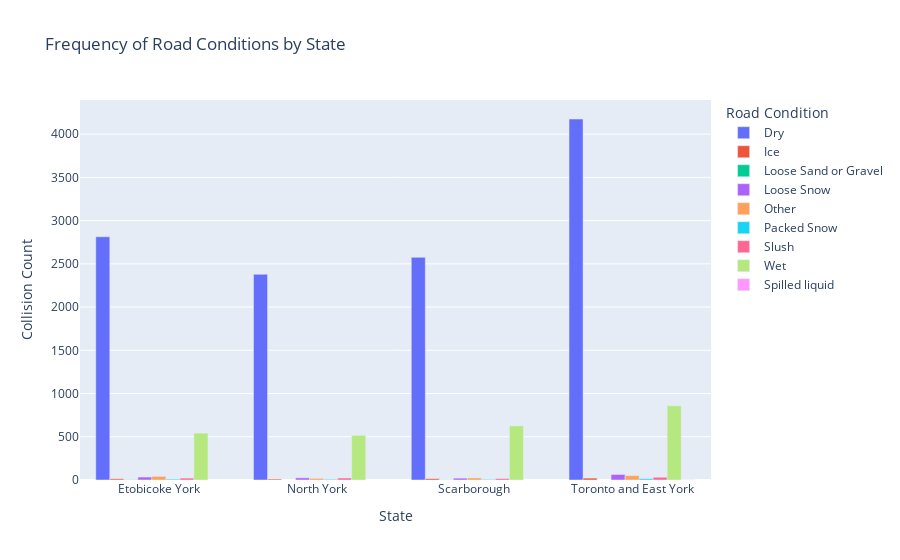

Source (notebook cell):
### Code cell
# Group by state and road conditions, and count the frequency of each
state_road_condition_counts = df.groupby(['DISTRICT', 'RDSFCOND']).size().reset_index(name='Frequency')

# Create a bar plot using Plotly
fig = px.bar(state_road_condition_counts, x='DISTRICT', y='Frequency', color='RDSFCOND',
             title='Frequency of Road Conditions by State',
             labels={'Frequency': 'Collision Count', 'DISTRICT': 'State', 'RDSFCOND': 'Road Condition'},
             barmode='group')

# Show the plot
fig.show()

### Figure 1 — Plotly figure (JSON) as saved in the notebook; plotly's stock layout.template omitted (floating-point values rounded to 4 significant figures)
{"data": [{"alignmentgroup": "True", "hovertemplate": "Road Condition=Dry<br>State=%{x}<br>Collision Count=%{y}<extra></extra>", "legendgroup": "Dry", "marker": {"color": "#636efa", "pattern": {"shape": ""}}, "name": "Dry", "offsetgroup": "Dry", "orientation": "v", "showlegend": true, "textposition": "auto", "type": "bar", "x": ["Etobicoke York", "North York", "Scarborough", "Toronto and East York"], "xaxis": "x", "y": [2813, 2379, 2575, 4175], "yaxis": "y"}, {"alignmentgroup": "True", "hovertemplate": "Road Condition=Ice<br>State=%{x}<br>Collision Count=%{y}<extra></extra>", "legendgroup": "Ice", "marker": {"color": "#EF553B", "pattern": {"shape": ""}}, "name": "Ice", "offsetgroup": "Ice", "orientation": "v", "showlegend": true, "textposition": "auto", "type": "bar", "x": ["Etobicoke York", "North York", "Scarborough", "Toronto and East York"], "xaxis": "x", "y": [14, 11, 16, 22], "yaxis": "y"}, {"alignmentgroup": "True", "hovertemplate": "Road Condition=Loose Sand or Gravel<br>State=%{x}<br>Collision Count=%{y}<extra></extra>", "legendgroup": "Loose Sand or Gravel", "marker": {"color": "#00cc96", "pattern": {"shape": ""}}, "name": "Loose Sand or Gravel", "offsetgroup": "Loose Sand or Gravel", "orientation": "v", "showlegend": true, "textposition": "auto", "type": "bar", "x": ["Etobicoke York", "Scarborough"], "xaxis": "x", "y": [3, 2], "yaxis": "y"}, {"alignmentgroup": "True", "hovertemplate": "Road Condition=Loose Snow<br>State=%{x}<br>Collision Count=%{y}<extra></extra>", "legendgroup": "Loose Snow", "marker": {"color": "#ab63fa", "pattern": {"shape": ""}}, "name": "Loose Snow", "offsetgroup": "Loose Snow", "orientation": "v", "showlegend": true, "textposition": "auto", "type": "bar", "x": ["Etobicoke York", "North York", "Scarborough", "Toronto and East York"], "xaxis": "x", "y": [34, 25, 21, 64], "yaxis": "y"}, {"alignmentgroup": "True", "hovertemplate": "Road Condition=Other<br>State=%{x}<br>Collision Count=%{y}<extra></extra>", "legendgroup": "Other", "marker": {"color": "#FFA15A", "pattern": {"shape": ""}}, "name": "Other", "offsetgroup": "Other", "orientation": "v", "showlegend": true, "textposition": "auto", "type": "bar", "x": ["Etobicoke York", "North York", "Scarborough", "Toronto and East York"], "xaxis": "x", "y": [42, 19, 24, 50], "yaxis": "y"}, {"alignmentgroup": "True", "hovertemplate": "Road Condition=Packed Snow<br>State=%{x}<br>Collision Count=%{y}<extra></extra>", "legendgroup": "Packed Snow", "marker": {"color": "#19d3f3", "pattern": {"shape": ""}}, "name": "Packed Snow", "offsetgroup": "Packed Snow", "orientation": "v", "showlegend": true, "textposition": "auto", "type": "bar", "x": ["Etobicoke York", "North York", "Scarborough", "Toronto and East York"], "xaxis": "x", "y": [10, 8, 7, 15], "yaxis": "y"}, {"alignmentgroup": "True", "hovertemplate": "Road Condition=Slush<br>State=%{x}<br>Collision Count=%{y}<extra></extra>", "legendgroup": "Slush", "marker": {"color": "#FF6692", "pattern": {"shape": ""}}, "name": "Slush", "offsetgroup": "Slush", "orientation": "v", "showlegend": true, "textposition": "auto", "type": "bar", "x": ["Etobicoke York", "North York", "Scarborough", "Toronto and East York"], "xaxis": "x", "y": [22, 23, 17, 32], "yaxis": "y"}, {"alignmentgroup": "True", "hovertemplate": "Road Condition=Wet<br>State=%{x}<br>Collision Count=%{y}<extra></extra>", "legendgroup": "Wet", "marker": {"color": "#B6E880", "pattern": {"shape": ""}}, "name": "Wet", "offsetgroup": "Wet", "orientation": "v", "showlegend": true, "textposition": "auto", "type": "bar", "x": ["Etobicoke York", "North York", "Scarborough", "Toronto and East York"], "xaxis": "x", "y": [542, 516, 626, 859], "yaxis": "y"}, {"alignmentgroup": "True", "hovertemplate": "Road Condition=Spilled liquid<br>State=%{x}<br>Collision Count=%{y}<extra></extra>", "legendgroup": "Spilled liquid", "marker": {"color": "#FF97FF", "pattern": {"shape": ""}}, "name": "Spilled liquid", "offsetgroup": "Spilled liquid", "orientation": "v", "showlegend": true, "textposition": "auto", "type": "bar", "x": ["Toronto and East York"], "xaxis": "x", "y": [1], "yaxis": "y"}], "layout": {"barmode": "group", "legend": {"title": {"text": "Road Condition"}, "tracegroupgap": 0}, "title": {"text": "Frequency of Road Conditions by State"}, "xaxis": {"anchor": "y", "domain": [0, 1], "title": {"text": "State"}}, "yaxis": {"anchor": "x", "domain": [0, 1], "title": {"text": "Collision Count"}}}}
